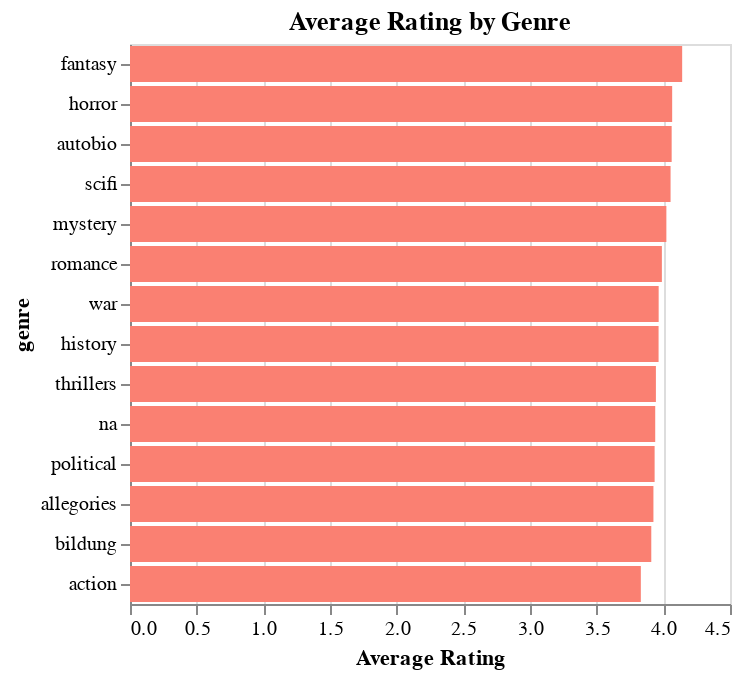

Write notebook code for a chart like this one.
### Markdown cell above
### b) Rating Distribution by Genre

### Code cell
# Calculate the average rating for each genre
avg_rating_by_genre = df.groupby('genre')['gr_avg_rating'].mean().reset_index()

# Create the horizontal bar chart
chart2 = alt.Chart(avg_rating_by_genre).mark_bar(color='salmon').encode(
    x=alt.X('gr_avg_rating', title='Average Rating'),
    y=alt.Y('genre', sort='-x', title='genre')
).properties(
    title='Average Rating by Genre'
)
chart2

### Figure 1 — Vega-Lite specification as saved in the notebook (floating-point values rounded to 4 significant figures)
{"config": {"view": {"continuousWidth": 300, "continuousHeight": 300}}, "data": {"name": "data-91afbe465b875a2d3c108a5efea86e4d"}, "mark": {"type": "bar", "color": "salmon"}, "encoding": {"x": {"field": "gr_avg_rating", "title": "Average Rating", "type": "quantitative"}, "y": {"field": "genre", "sort": "-x", "title": "genre", "type": "nominal"}}, "title": "Average Rating by Genre", "$schema": "https://vega.github.io/schema/vega-lite/v5.8.0.json", "datasets": {"data-91afbe465b875a2d3c108a5efea86e4d": [{"genre": "action", "gr_avg_rating": 3.831}, {"genre": "allegories", "gr_avg_rating": 3.926}, {"genre": "autobio", "gr_avg_rating": 4.062}, {"genre": "bildung", "gr_avg_rating": 3.91}, {"genre": "fantasy", "gr_avg_rating": 4.141}, {"genre": "history", "gr_avg_rating": 3.964}, {"genre": "horror", "gr_avg_rating": 4.066}, {"genre": "mystery", "gr_avg_rating": 4.023}, {"genre": "na", "gr_avg_rating": 3.939}, {"genre": "political", "gr_avg_rating": 3.935}, {"genre": "romance", "gr_avg_rating": 3.989}, {"genre": "scifi", "gr_avg_rating": 4.054}, {"genre": "thrillers", "gr_avg_rating": 3.944}, {"genre": "war", "gr_avg_rating": 3.965}]}}
